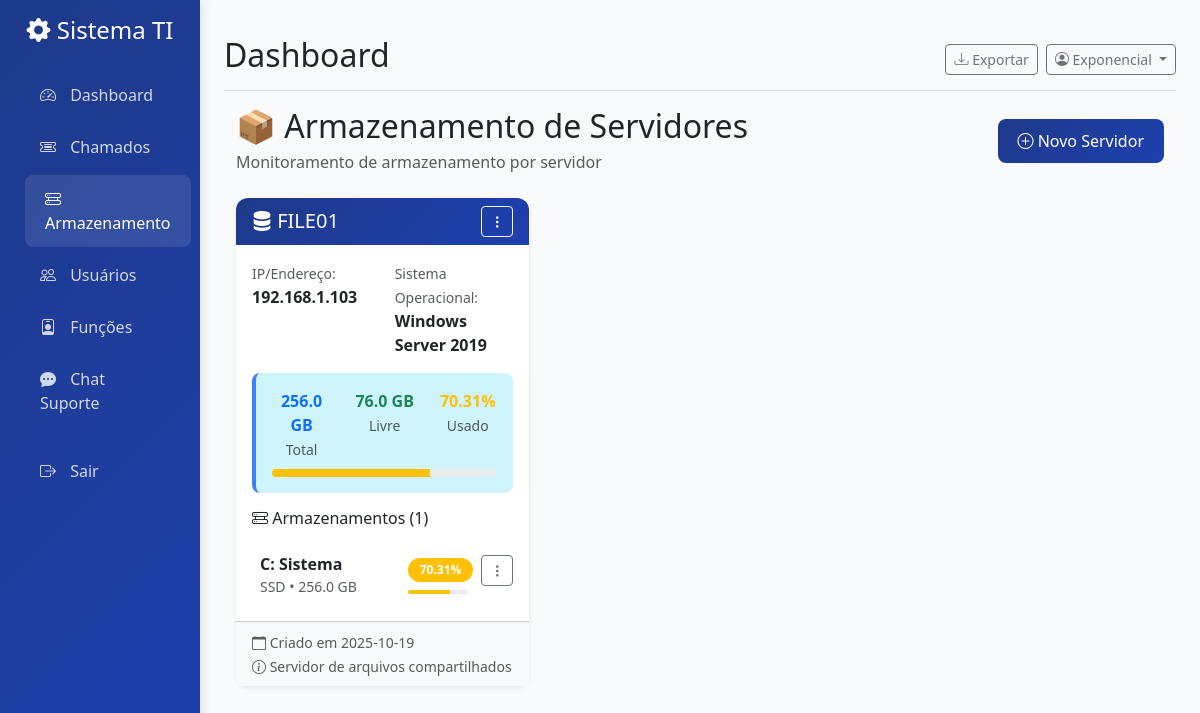
The page /storage/ (signed in) on the database its author committed.
### tables this page shows
CREATE TABLE servidores (
        id INTEGER PRIMARY KEY AUTOINCREMENT,
        nome TEXT NOT NULL UNIQUE,
        descricao TEXT,
        ip_endereco TEXT,
        sistema_operacional TEXT,
        observacoes TEXT,
        created_at TIMESTAMP DEFAULT CURRENT_TIMESTAMP,
        updated_at TIMESTAMP DEFAULT CURRENT_TIMESTAMP
    );

CREATE TABLE armazenamentos (
        id INTEGER PRIMARY KEY AUTOINCREMENT,
        servidor_id INTEGER NOT NULL,
        nome TEXT NOT NULL,
        tipo TEXT NOT NULL, -- 'SSD', 'HDD', 'NVMe', etc.
        capacidade_valor REAL NOT NULL,
        capacidade_unidade TEXT NOT NULL, -- 'GB' ou 'TB'
        usado_valor REAL NOT NULL,
        usado_unidade TEXT NOT NULL, -- 'GB' ou 'TB'
        observacoes TEXT,
        created_at TIMESTAMP DEFAULT CURRENT_TIMESTAMP,
        updated_at TIMESTAMP DEFAULT CURRENT_TIMESTAMP,
        FOREIGN KEY (servidor_id) REFERENCES servidores (id) ON DELETE CASCADE
    );

### routes/servidor_routes.py (the view)
@servidor_bp.route('/')
@login_required
def listar_servidores():
    if not can_access_storage():
        flash('Acesso negado! Você não tem permissão para acessar o armazenamento de servidores.', 'danger')
        return redirect(url_for('dashboard'))
    conn = get_db_connection()
    servidores_raw = conn.execute('''
        SELECT * FROM servidores
        ORDER BY nome
    ''').fetchall()
    servidores = []
    for servidor_row in servidores_raw:
        servidor = dict(servidor_row)
        armazenamentos_raw = conn.execute('''
            SELECT * FROM armazenamentos
            WHERE servidor_id = ?
            ORDER BY nome
        ''', (servidor['id'],)).fetchall()
        armazenamentos = []
        for arm_row in armazenamentos_raw:
            armazenamento = dict(arm_row)
            class MockArmazenamento:
                def __init__(self, data):
                    self.__dict__.update(data)
                    self.capacidade_gb = round(self._to_gb(self.capacidade_valor, self.capacidade_unidade), 2)
                    self.usado_gb = round(self._to_gb(self.usado_valor, self.usado_unidade), 2)
                    self.livre_gb = round(self.capacidade_gb - self.usado_gb, 2)
                    self.percentual_uso = round((self.usado_gb / self.capacidade_gb) * 100, 2) if self.capacidade_gb > 0 else 0.0
                    self.percentual_livre = round(100 - self.percentual_uso, 2)
                    self.status_cor = self._get_status_cor(self.percentual_uso)
                def _to_gb(self, valor, unidade):
                    if unidade.upper() == 'TB':
                        return valor * 1024
                    elif unidade.upper() == 'MB':
                        return valor / 1024
                    return valor
                def _get_status_cor(self, percentual_uso):
                    if percentual_uso < 70:
                        return 'success'
                    elif percentual_uso < 85:
                        return 'warning'
                    return 'danger'
            armazenamentos.append(MockArmazenamento(armazenamento))
        class MockServidor:
            def __init__(self, data, armazenamentos):
                self.__dict__.update(data)
                self.armazenamentos = armazenamentos
                self.total_armazenamentos = len(armazenamentos)
                self.capacidade_total_gb = sum(arm.capacidade_gb for arm in armazenamentos)
                self.usado_total_gb = sum(arm.usado_gb for arm in armazenamentos)
                self.livre_total_gb = round(self.capacidade_total_gb - self.usado_total_gb, 2)
                self.percentual_uso_total = round((self.usado_total_gb / self.capacidade_total_gb) * 100, 2) if self.capacidade_total_gb > 0 else 0.0
                self.status_cor_total = self._get_status_cor(self.percentual_uso_total)
            def _get_status_cor(self, percentual_uso):
                if percentual_uso < 70:
                    return 'success'
                elif percentual_uso < 85:
                    return 'warning'
                return 'danger'
        servidores.append(MockServidor(servidor, armazenamentos))
    conn.close()
    return render_template('servidores_lista.html', servidores=servidores)

### app.py (called while the page is built)
def get_user_role():
    if 'user_id' not in session:
        return None
    return session.get('role')

def is_admin():
    return get_user_role() == 'admin'

def can_access_chamados():
    role = get_user_role()
    return role in ['admin', 'diretor', 'supervisor', 'tech', 'administrativo', 'user']

def can_access_storage():
    role = get_user_role()
    return role in ['admin', 'diretor', 'supervisor', 'tech']

def can_access_funcoes():
    return get_user_role() == 'admin'

def can_access_chat():
    role = get_user_role()
    return role in ['admin', 'diretor', 'supervisor', 'tech', 'administrativo']

### routes/servidor_routes.py (called while the page is built)
def get_db_connection():
    conn = sqlite3.connect(DATABASE)
    conn.row_factory = sqlite3.Row
    return conn

def login_required(f):
    from functools import wraps
    @wraps(f)
    def decorated_function(*args, **kwargs):
        if 'user_id' not in session:
            from flask import redirect, url_for
            return redirect(url_for('login'))
        return f(*args, **kwargs)
    return decorated_function

def can_access_storage():
    if 'user_id' not in session:
        return False
    role = session.get('role')
    return role in ['admin', 'diretor', 'supervisor', 'tech']

### templates/servidores_lista.html (shortened to what this page needs)
{% extends "base.html" %}
{% block content %}
<div class="container-fluid">
    <div class="row">
        <div class="col-12">
            <div class="d-flex justify-content-between align-items-center mb-4">
                <div>
                    <h2 class="mb-1">📦 Armazenamento de Servidores</h2>
                    <p class="text-muted mb-0">Monitoramento de armazenamento por servidor</p>
                </div>
                <div>
                    <a href="{{ url_for('servidor.novo_servidor') }}" class="btn btn-primary">
                        <i class="bi bi-plus-circle"></i> Novo Servidor
                    </a>
                </div>
            </div>
            {% if servidores %}
            <div class="row">
                {% for servidor in servidores %}
                <div class="col-lg-6 col-xl-4 mb-4">
                    <div class="card h-100 shadow-sm">
                        <div class="card-header bg-primary text-white">
                            <div class="d-flex justify-content-between align-items-center">
                                <h5 class="mb-0">
                                    <i class="bi bi-server"></i> {{ servidor.nome }}
                                </h5>
                                <div class="dropdown">
                                    <button class="btn btn-sm btn-outline-light" type="button" data-bs-toggle="dropdown">
                                        <i class="bi bi-three-dots-vertical"></i>
                                    </button>
                                </div>
                            </div>
                        </div>
                        <div class="card-body">
                            <div class="row mb-3">
                                <div class="col-6">
                                    <small class="text-muted">IP/Endereço:</small><br>
                                    <strong>{{ servidor.ip_endereco or 'N/A' }}</strong>
                                </div>
                                <div class="col-6">
                                    <small class="text-muted">Sistema Operacional:</small><br>
                                    <strong>{{ servidor.sistema_operacional or 'N/A' }}</strong>
                                </div>
                            </div>
                            <div class="alert alert-info mb-3">
                                <div class="row text-center">
                                    <div class="col-4">
                                        <div class="fw-bold text-primary">{{ servidor.capacidade_total_gb }} GB</div>
                                        <small class="text-muted">Total</small>
                                    </div>
                                    <div class="col-4">
                                        <div class="fw-bold text-success">{{ servidor.livre_total_gb }} GB</div>
                                        <small class="text-muted">Livre</small>
                                    </div>
                                    <div class="col-4">
                                        <div class="fw-bold text-{{ servidor.status_cor_total }}">{{ servidor.percentual_uso_total }}%</div>
                                        <small class="text-muted">Usado</small>
                                    </div>
                                </div>
                                <div class="progress mt-2" style="height: 8px;">
                                    <div class="progress-bar bg-{{ servidor.status_cor_total }}"
                                         style="width: {{ servidor.percentual_uso_total }}%"></div>
                                </div>
                            </div>
                            <h6 class="mb-3">
                                <i class="bi bi-hdd-rack"></i>
                                Armazenamentos ({{ servidor.total_armazenamentos }})
                            </h6>
                            {% if servidor.armazenamentos %}
                            <div class="list-group list-group-flush">
                                {% for armazenamento in servidor.armazenamentos %}
                                <div class="list-group-item px-0 py-2">
                                    <div class="d-flex justify-content-between align-items-center">
                                        <div class="flex-grow-1">
                                            <div class="d-flex align-items-center">
                                                <div>
                                                    <strong>{{ armazenamento.nome }}</strong>
                                                    <small class="text-muted d-block">{{ armazenamento.tipo }} • {{ armazenamento.capacidade_valor }} {{ armazenamento.capacidade_unidade }}</small>
                                                </div>
                                            </div>
                                        </div>
                                        <div class="text-end">
                                            <div class="d-flex align-items-center">
                                                <span class="badge bg-{{ armazenamento.status_cor }} me-2">{{ armazenamento.percentual_uso }}%</span>
                                                <div class="dropdown">
                                                    <button class="btn btn-sm btn-outline-secondary" type="button" data-bs-toggle="dropdown">
                                                        <i class="bi bi-three-dots-vertical"></i>
                                                    </button>
                                                </div>
                                            </div>
                                            <div class="progress mt-1" style="height: 4px; width: 60px;">
                                                <div class="progress-bar bg-{{ armazenamento.status_cor }}"
                                                     style="width: {{ armazenamento.percentual_uso }}%"></div>
                                            </div>
                                        </div>
                                    </div>
                                </div>
                                {% endfor %}
                            </div>
                            {% endif %}
                        </div>
                        <div class="card-footer bg-light">
                            <small class="text-muted">
                                <i class="bi bi-calendar"></i> Criado em {{ servidor.created_at[:10] }}
                                {% if servidor.observacoes %}
                                <br><i class="bi bi-info-circle"></i> {{ servidor.observacoes[:50] }}{% if servidor.observacoes|length > 50 %}...{% endif %}
                                {% endif %}
                            </small>
                        </div>
                    </div>
                </div>
                {% endfor %}
            </div>
            {% endif %}
        </div>
    </div>
</div>
{% endblock %}

### templates/base.html (style rules this page uses)
:root { --primary-color: #1e3a8a; --secondary-color: #6b7280; --success-color: #10b981; --warning-color: #f59e0b; --danger-color: #ef4444; --info-color: #3b82f6; }
body { background-color: #f8fafc; font-family: 'Segoe UI', Tahoma, Geneva, Verdana, sans-serif; }
.card { border: none; border-radius: 12px; box-shadow: 0 4px 6px rgba(0,0,0,0.05); transition: transform 0.2s ease, box-shadow 0.2s ease; }
.card-header { background: linear-gradient(135deg, var(--primary-color) 0%, #1e40af 100%); color: white; border-radius: 12px 12px 0 0 !important; border: none; }
.btn-primary { background: linear-gradient(135deg, var(--primary-color) 0%, #1e40af 100%); border: none; border-radius: 8px; padding: 10px 20px; font-weight: 500; }
.badge { font-size: 0.75rem; padding: 6px 12px; border-radius: 20px; }
.alert { border: none; border-radius: 8px; border-left: 4px solid; }
.alert-info { border-left-color: var(--info-color); }

### templates/servidores_lista.html (style rules this page uses)
.card { transition: transform 0.2s ease-in-out; }
.list-group-item { border: none; border-bottom: 1px solid #e9ecef; }
.list-group-item:last-child { border-bottom: none; }

### rows shown on the page
servidores: nome "FILE01", ip_endereco "192.168.1.103", sistema_operacional "Windows Server 2019", capacidade_total_gb "256.0", livre_total_gb "76.0", percentual_uso_total "70.31", total_armazenamentos "1", created_at "2025-10-19", observacoes "Servidor de arquivos compartilhados"
armazenamentos: nome "C: Sistema", tipo "SSD", capacidade_valor "256.0", capacidade_unidade "GB", percentual_uso "70.31"

### other values the page prints
{{ session.username }} "Exponencial"
